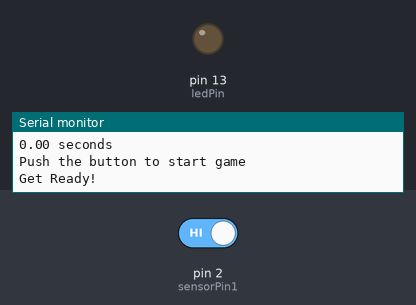
A sketch run on a simulated Arduino Uno, built with avr-gcc and run on an emulated ATmega328P. Shown: output pins drawn as LEDs (lit = HIGH), the last lines printed to the serial monitor. Inputs (shaded band) come from the test bench; at power-on: pin 2 (sensorPin1) HIGH. Random numbers use the default seed unless the sketch sets one.

Above: at 6.6 s.
6.7 s: pin 2 (sensorPin1) driven LOW
At 9.4 s:
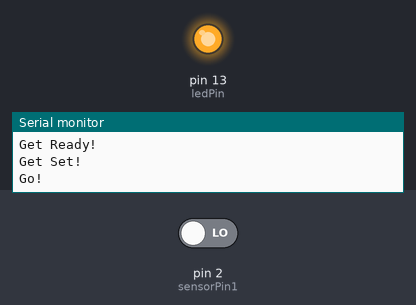
10.3 s: pin 2 (sensorPin1) driven HIGH
At 11.2 s:
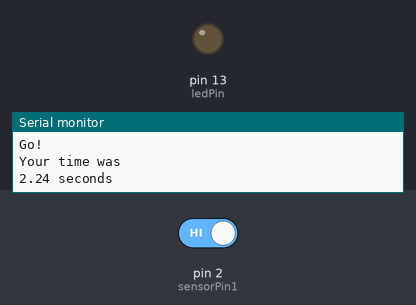
Timing chart, 0 to 13.3 s (numbered marks = the images above; inputs shaded):
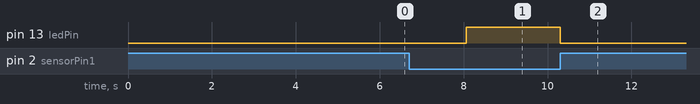

The sketch:

jogo_do_reflexo.ino
```cpp
int ledPin = 13;
int sensorPin1 = 2;

int long ranDelay = 0;
int sensorValue = 0;

float realTime;

void setup(){
  Serial.begin(9600);
  pinMode(ledPin, OUTPUT);
  pinMode(sensorPin1, INPUT);
}

void loop(){
  Serial.println("");
  Serial.println("");
  Serial.println("");
  Serial.println("Push the button to start game");

  while (digitalRead(sensorPin1)== 0) {
  }
  Serial.println("");
  Serial.println("");
  Serial.println("");
  Serial.println("Get Ready!");
  delay(1000);
  Serial.println("Get Set!");
  delay(1000);
  ranDelay = random(5000);
  delay(ranDelay);
  Serial.println("Go!");

  realTime = millis();
  digitalWrite(ledPin, HIGH);


  while (digitalRead(sensorPin1)== 0) {

  }
  digitalWrite(ledPin, LOW);
  Serial.println("Your time was");
  realTime = millis()-realTime;
  Serial.print(realTime/1000,2);
  Serial.println(" seconds");
 delay(2000);
}
```

Measured:
- after the input at 6.7 s, pin 13 (ledPin): LOW → HIGH after 1.4 s
- after the input at 10.3 s, pin 13 (ledPin): HIGH → LOW at once
